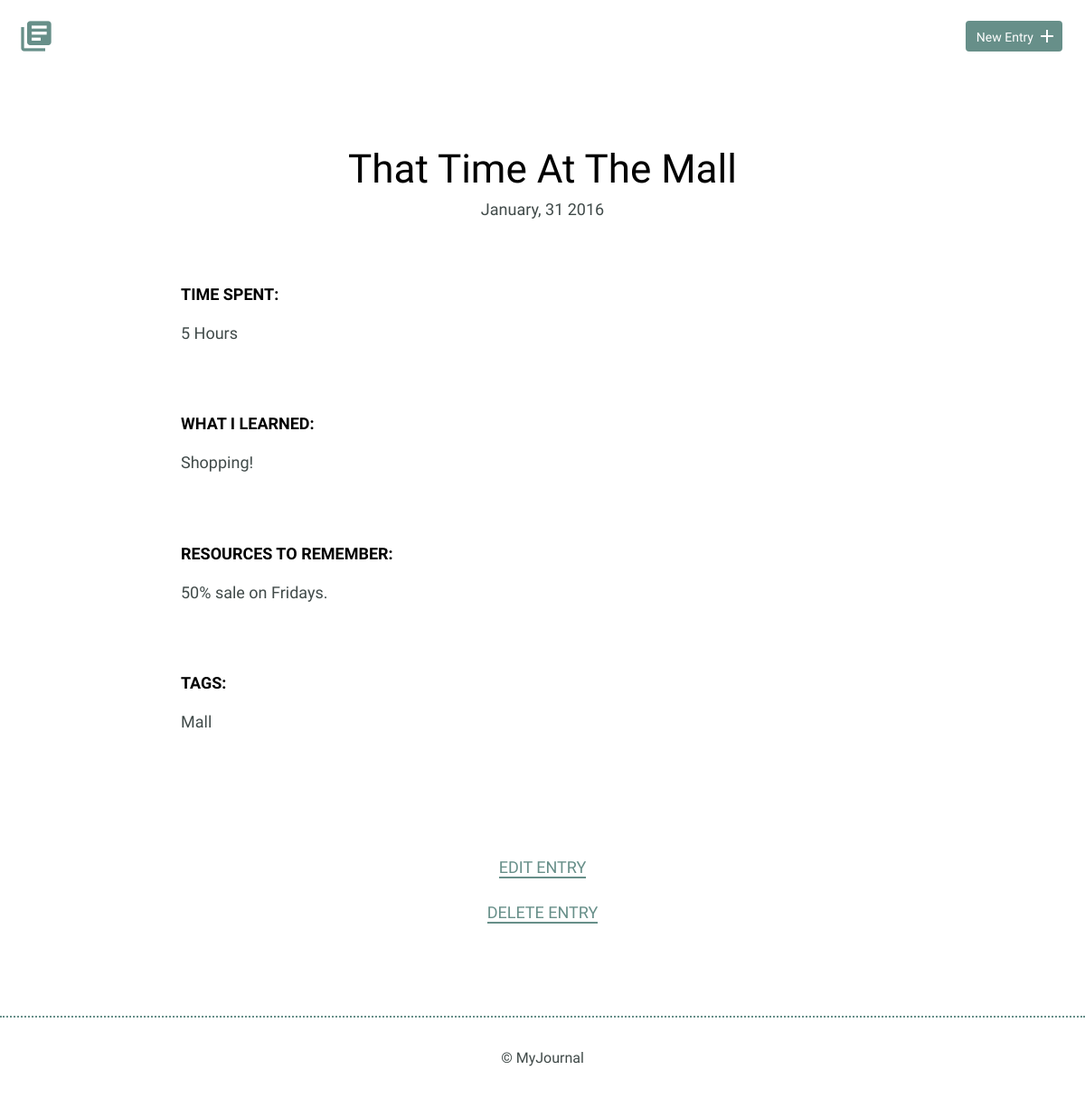
Screenshot of /entries/That Time At The Mall (signed in) with the database file from the repository.
### models.py (models this page shows)
class BaseModel(Model):
    class Meta:
        database = DATABASE

class Entry(BaseModel):
    date_created = DateTimeField(default=datetime.now)
    title = CharField(unique=True)
    time_spent = IntegerField()  # minutes
    learned = TextField()
    resources = TextField()
    class Meta:
        order_by = ('date_created',)

class Tag(BaseModel):
    name = CharField(unique=True)
    class Meta:
        order_by = 'name'

### app.py (the view)
@app.route('/entries/<slug>')
@login_required
def view_entry(slug):
    entry = models.Entry.get(models.Entry.title == slug)
    tag_query = (models.Tag
                 .select()
                 .join(models.TagList)
                 .join(models.Entry)
                 .where(models.Entry.title == entry.title))
    entry.tags = [tag.name for tag in tag_query]
    return render_template('detail.html', entry=entry)

### app.py (called while the page is built)
@app.before_request
def before_request():
    g.db = models.DATABASE
    g.db.connect(reuse_if_open=True)

@app.after_request
def after_request(response):
    g.db.close()
    return response

@login_manager.user_loader
def load_user(userid):
    try:
        return models.User.get(models.User.id == userid)
    except models.DoesNotExist:
        return None

### templates/detail.html (shortened to what this page needs)
{% extends 'layout.html' %}
{% block content %}
<section>
    <div class="container">
        <div class="entry-list single">
            <article>
                <h1>{{entry.title}}</h1>
                <time datetime="entry.date_created.strftime('%Y-%m-%d')">
                    {{ entry.date_created.strftime('%B, %d %Y') }}
                </time>
                <div class="entry">
                    <h3>Time Spent: </h3>
                    <p>{{ entry.time_spent }} Hours</p>
                </div>
                <div class="entry">
                    <h3>What I Learned:</h3>
                    <p>{{ entry.learned }}</p>
                </div>
                <div class="entry">
                    <h3>Resources to Remember:</h3>
                    <p>{{ entry.resources }}</p>
                </div>
                <div class="entry">
                    <h3>Tags:</h3>
                    <p>
                    {% for tag in entry.tags %}
                        {% if not loop.last %}
                            {{ tag.title() }},
                        {% else %}
                            {{ tag.title() }}
                        {% endif %}
                    {% endfor %}
                    </p>
                </div>
            </article>
        </div>
    </div>
    <div class="edit">
        <p><a href="{{ url_for('edit_entry', slug=entry.title) }}">Edit Entry</a></p>
        <p><a href="{{ url_for('del_entry', slug=entry.title) }}">Delete Entry</a></p>
    </div>
</section>
{% endblock content %}

### static/css/site.css (style rules this page uses)
body { font-size: 16px; color: #404a49; font-family: 'Cousine', serif; font-weight: 400; }
.container { margin: 0 auto; padding: 0 25px; }
h1, h2, h3 { margin: 0; font-weight: 400; line-height: 1em; color: #000; }
h1 { font-size: 44px; margin-bottom: 12px; }
h3 { font-size: 18px; font-family: 'Work Sans', serif; font-weight: 600; text-transform: uppercase; }
p { line-height: 1.8em; font-size: 18px; }
p a { border-bottom: 2px solid #678f89; padding: 0; color: #678f89; text-decoration: none; }
.entry-list, .edit-entry, .new-entry { max-width: 800px; margin: 0 auto; padding: 70px 0 150px 0; }
.entry-list article { margin-bottom: 70px; text-align: center; }
.entry-list article:last-child { margin-bottom: 0; }
.entry-list.single { padding-bottom: 70px; }
.entry-list.single time { font-size: 18px; }
.entry { max-width: 800px; margin: 75px auto 0 auto; text-align: left; }
.entry p { margin-bottom: 40px; }
.edit { padding-bottom: 80px; text-align: center; margin: 0 auto; }
.edit a { font-weight: 400; text-transform: uppercase; font-size: 18px; }

### rows the page displays
Entry: title "That Time At The Mall", date_created "January, 31 2016", time_spent "5", learned "Shopping!", resources "50% sale on Fridays."
Tag: title "Mall"
